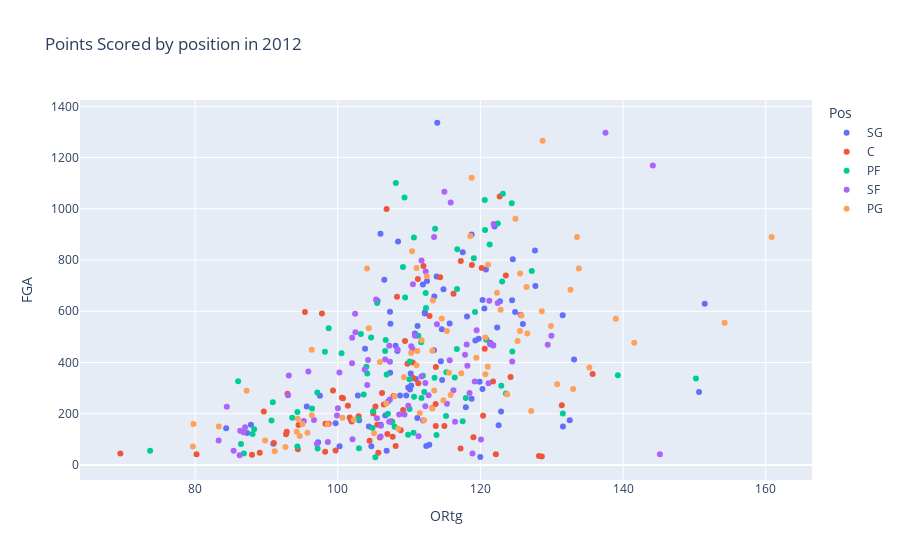

The notebook cell this image was saved under:
### Code cell
# In the 2012 season the points are a bit more closer together, and have less of an offensive rating than 2022.
# Also the distribution of positions in the graph seems like centers are scoring less than the point guards 
px.scatter(final[final['SZN'] == 2012], x='ORtg', y='FGA', color='Pos', title='Points Scored by position in 2012')
